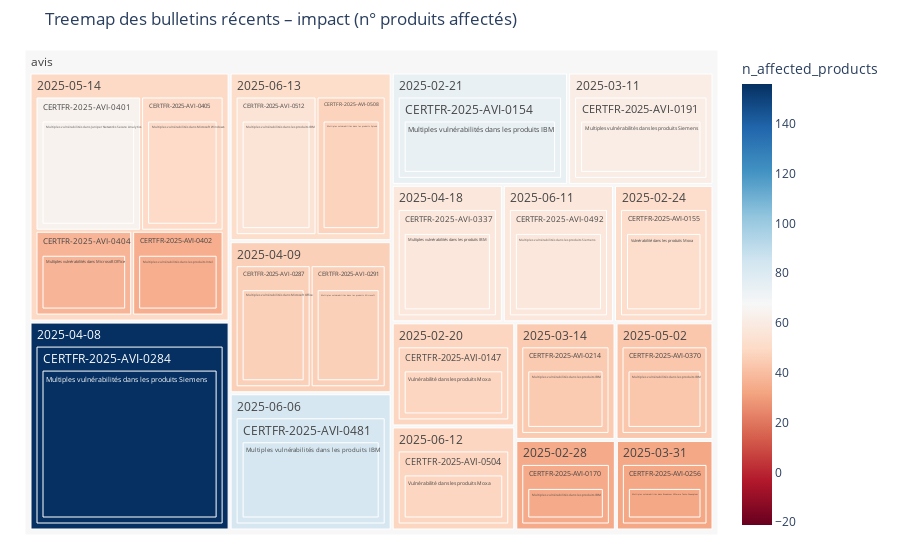

Here is the notebook cell this chart was saved with:
### Markdown cell above
### Treemap des Bulletins, classé par type, date et nombre de produits affectés :

L'objectif de cette représentation est de dénicher les bulletins avec un impact "massifs", parfois sous-estimés, à travers l'évaluation du nombre de produits touchés par une vulnérabilité.

### Code cell
# ───────────── On part de df_publi ─────────────
df = df_publi.copy()

# ───────────── 1) Date limite ─────────────
date_limite = pd.Timestamp.now() - pd.DateOffset(months=4)

# ───────────── 2) Nombre de produits distincts PAR BULLETIN ─────────────
# (on considère ici la colonne 'produit' ; on pouvait aussi utiliser 'vendor_std' ou
# un couple (vendor_std, produit) si plusieurs produits par même éditeur)
df["n_affected_products"] = (
    df.groupby("id_anssi")["produit"]
      .transform("nunique")
)

# ───────────── 3) Une ligne par bulletin ─────────────
bulletins = (
    df[["type", "id_anssi", "date", "titre", "n_affected_products", "cvss_score", "epss_score"]]
      .drop_duplicates(subset=["id_anssi"])
)

# ───────────── 4) Top 200 bulletins les plus impactants ─────────────
top200 = bulletins.nlargest(200, "n_affected_products")

# ───────────── 5) Seuls les bulletins récents (derniers 4 mois) ─────────────
recent = top200[top200["date"] >= date_limite]

# ───────────── 6) Préparation des données pour la treemap ─────────────
treemap_data = (
    recent
      .sort_values("n_affected_products", ascending=False)
      .reset_index(drop=True)
)

# calcul du midpoint pour la palette
mid = np.average(
    treemap_data["n_affected_products"],
    weights=treemap_data["n_affected_products"]
)

# ───────────── 7) Tracé avec Plotly Express ─────────────
fig = px.treemap(
    treemap_data,
    path=["type", "date", "id_anssi", "titre"],
    values="n_affected_products",
    color="n_affected_products",
    color_continuous_scale="RdBu",
    color_continuous_midpoint=mid,
    title="Treemap des bulletins récents – impact (n° produits affectés)"
)

fig.update_layout(margin=dict(t=50, l=25, r=25, b=25))
fig.show()

# Trouver le bulletin avec le plus grand nombre de produits affectés
bulletin_max_impact = treemap_data.loc[treemap_data['n_affected_products'].idxmax()]

# Afficher les informations du bulletin de manière plus lisible
print("Bulletin avec le plus grand impact :")
print(f"Type : {bulletin_max_impact['type']}")
print(f"ID ANSSI : {bulletin_max_impact['id_anssi']}")
print(f"Date : {bulletin_max_impact['date'].strftime('%Y-%m-%d')}")
print(f"Titre : {bulletin_max_impact['titre']}")
print(f"Nombre de produits affectés : {bulletin_max_impact['n_affected_products']}")
print(f"Score CVSS : {bulletin_max_impact['cvss_score'] if not pd.isna(bulletin_max_impact['cvss_score']) else 'Non disponible'}")
print(f"Score EPSS : {bulletin_max_impact['epss_score'] if not pd.isna(bulletin_max_impact['epss_score']) else 'Non disponible'}")

### Figure 1 — Plotly figure (JSON) as saved in the notebook; plotly's stock layout.template omitted (floating-point values rounded to 4 significant figures)
{"data": [{"branchvalues": "total", "customdata": [[33], [64], [46], [37], [50], [74], [34], [44], [57], [43], [83], [55], [35], [46], [61], [156], [57], [47], [48], [51], [48], [48], [74], [51], [34], [61], [44], [33], [156], [46], [46], [57], [43], [64], [35], [37], [50], [83], [57], [48], [47], [55], [48], [74], [51], [34], [61], [44], [33], [156], [46], [57], [43], [49.41], [83], [57], [48], [51.31], [67.42]], "domain": {"x": [0, 1], "y": [0, 1]}, "hovertemplate": "labels=%{label}<br>n_affected_products_sum=%{value}<br>parent=%{parent}<br>id=%{id}<br>n_affected_products=%{color}<extra></extra>", "ids": ["avis/2025-03-31/CERTFR-2025-AVI-0256/Multiples vulnérabilités dans Broadcom VMware Tanzu Greenplum", "avis/2025-05-14/CERTFR-2025-AVI-0401/Multiples vulnérabilités dans Juniper Networks Secure Analytics", "avis/2025-04-09/CERTFR-2025-AVI-0287/Multiples vulnérabilités dans Microsoft Office", "avis/2025-05-14/CERTFR-2025-AVI-0404/Multiples vulnérabilités dans Microsoft Office", "avis/2025-05-14/CERTFR-2025-AVI-0405/Multiples vulnérabilités dans Microsoft Windows", "avis/2025-02-21/CERTFR-2025-AVI-0154/Multiples vulnérabilités dans les produits IBM", "avis/2025-02-28/CERTFR-2025-AVI-0170/Multiples vulnérabilités dans les produits IBM", "avis/2025-03-14/CERTFR-2025-AVI-0214/Multiples vulnérabilités dans les produits IBM", "avis/2025-04-18/CERTFR-2025-AVI-0337/Multiples vulnérabilités dans les produits IBM", "avis/2025-05-02/CERTFR-2025-AVI-0370/Multiples vulnérabilités dans les produits IBM", "avis/2025-06-06/CERTFR-2025-AVI-0481/Multiples vulnérabilités dans les produits IBM", "avis/2025-06-13/CERTFR-2025-AVI-0512/Multiples vulnérabilités dans les produits IBM", "avis/2025-05-14/CERTFR-2025-AVI-0402/Multiples vulnérabilités dans les produits Intel", "avis/2025-04-09/CERTFR-2025-AVI-0291/Multiples vulnérabilités dans les produits Microsoft", "avis/2025-03-11/CERTFR-2025-AVI-0191/Multiples vulnérabilités dans les produits Siemens", "avis/2025-04-08/CERTFR-2025-AVI-0284/Multiples vulnérabilités dans les produits Siemens", "avis/2025-06-11/CERTFR-2025-AVI-0492/Multiples vulnérabilités dans les produits Siemens", "avis/2025-06-13/CERTFR-2025-AVI-0508/Multiples vulnérabilités dans les produits Splunk", "avis/2025-02-20/CERTFR-2025-AVI-0147/Vulnérabilité dans les produits Moxa", "avis/2025-02-24/CERTFR-2025-AVI-0155/Vulnérabilité dans les produits Moxa", "avis/2025-06-12/CERTFR-2025-AVI-0504/Vulnérabilité dans les produits Moxa", "avis/2025-02-20/CERTFR-2025-AVI-0147", "avis/2025-02-21/CERTFR-2025-AVI-0154", "avis/2025-02-24/CERTFR-2025-AVI-0155", "avis/2025-02-28/CERTFR-2025-AVI-0170", "avis/2025-03-11/CERTFR-2025-AVI-0191", "avis/2025-03-14/CERTFR-2025-AVI-0214", "avis/2025-03-31/CERTFR-2025-AVI-0256", "avis/2025-04-08/CERTFR-2025-AVI-0284", "avis/2025-04-09/CERTFR-2025-AVI-0287", "avis/2025-04-09/CERTFR-2025-AVI-0291", "avis/2025-04-18/CERTFR-2025-AVI-0337", "avis/2025-05-02/CERTFR-2025-AVI-0370", "avis/2025-05-14/CERTFR-2025-AVI-0401", "avis/2025-05-14/CERTFR-2025-AVI-0402", "avis/2025-05-14/CERTFR-2025-AVI-0404", "avis/2025-05-14/CERTFR-2025-AVI-0405", "avis/2025-06-06/CERTFR-2025-AVI-0481", "avis/2025-06-11/CERTFR-2025-AVI-0492", "avis/2025-06-12/CERTFR-2025-AVI-0504", "avis/2025-06-13/CERTFR-2025-AVI-0508", "avis/2025-06-13/CERTFR-2025-AVI-0512", "avis/2025-02-20", "avis/2025-02-21", "avis/2025-02-24", "avis/2025-02-28", "avis/2025-03-11", "avis/2025-03-14", "avis/2025-03-31", "avis/2025-04-08", "avis/2025-04-09", "avis/2025-04-18", "avis/2025-05-02", "avis/2025-05-14", "avis/2025-06-06", "avis/2025-06-11", "avis/2025-06-12", "avis/2025-06-13", "avis"], "labels": ["Multiples vulnérabilités dans Broadcom VMware Tanzu Greenplum", "Multiples vulnérabilités dans Juniper Networks Secure Analytics", "Multiples vulnérabilités dans Microsoft Office", "Multiples vulnérabilités dans Microsoft Office", "Multiples vulnérabilités dans Microsoft Windows", "Multiples vulnérabilités dans les produits IBM", "Multiples vulnérabilités dans les produits IBM", "Multiples vulnérabilités dans les produits IBM", "Multiples vulnérabilités dans les produits IBM", "Multiples vulnérabilités dans les produits IBM", "Multiples vulnérabilités dans les produits IBM", "Multiples vulnérabilités dans les produits IBM", "Multiples vulnérabilités dans les produits Intel", "Multiples vulnérabilités dans les produits Microsoft", "Multiples vulnérabilités dans les produits Siemens", "Multiples vulnérabilités dans les produits Siemens", "Multiples vulnérabilités dans les produits Siemens", "Multiples vulnérabilités dans les produits Splunk", "Vulnérabilité dans les produits Moxa", "Vulnérabilité dans les produits Moxa", "Vulnérabilité dans les produits Moxa", "CERTFR-2025-AVI-0147", "CERTFR-2025-AVI-0154", "CERTFR-2025-AVI-0155", "CERTFR-2025-AVI-0170", "CERTFR-2025-AVI-0191", "CERTFR-2025-AVI-0214", "CERTFR-2025-AVI-0256", "CERTFR-2025-AVI-0284", "CERTFR-2025-AVI-0287", "CERTFR-2025-AVI-0291", "CERTFR-2025-AVI-0337", "CERTFR-2025-AVI-0370", "CERTFR-2025-AVI-0401", "CERTFR-2025-AVI-0402", "CERTFR-2025-AVI-0404", "CERTFR-2025-AVI-0405", "CERTFR-2025-AVI-0481", "CERTFR-2025-AVI-0492", "CERTFR-2025-AVI-0504", "CERTFR-2025-AVI-0508", "CERTFR-2025-AVI-0512", "2025-02-20", "2025-02-21", "2025-02-24", "2025-02-28", "2025-03-11", "2025-03-14", "2025-03-31", "2025-04-08", "2025-04-09", "2025-04-18", "2025-05-02", "2025-05-14", "2025-06-06", "2025-06-11", "2025-06-12", "2025-06-13", "avis"], "marker": {"coloraxis": "coloraxis", "colors": [33, 64, 46, 37, 50, 74, 34, 44, 57, 43, 83, 55, 35, 46, 61, 156, 57, 47, 48, 51, 48, 48, 74, 51, 34, 61, 44, 33, 156, 46, 46, 57, 43, 64, 35, 37, 50, 83, 57, 48, 47, 55, 48, 74, 51, 34, 61, 44, 33, 156, 46, 57, 43, 49.41, 83, 57, 48, 51.31, 67.42]}, "name": "", "parents": ["avis/2025-03-31/CERTFR-2025-AVI-0256", "avis/2025-05-14/CERTFR-2025-AVI-0401", "avis/2025-04-09/CERTFR-2025-AVI-0287", "avis/2025-05-14/CERTFR-2025-AVI-0404", "avis/2025-05-14/CERTFR-2025-AVI-0405", "avis/2025-02-21/CERTFR-2025-AVI-0154", "avis/2025-02-28/CERTFR-2025-AVI-0170", "avis/2025-03-14/CERTFR-2025-AVI-0214", "avis/2025-04-18/CERTFR-2025-AVI-0337", "avis/2025-05-02/CERTFR-2025-AVI-0370", "avis/2025-06-06/CERTFR-2025-AVI-0481", "avis/2025-06-13/CERTFR-2025-AVI-0512", "avis/2025-05-14/CERTFR-2025-AVI-0402", "avis/2025-04-09/CERTFR-2025-AVI-0291", "avis/2025-03-11/CERTFR-2025-AVI-0191", "avis/2025-04-08/CERTFR-2025-AVI-0284", "avis/2025-06-11/CERTFR-2025-AVI-0492", "avis/2025-06-13/CERTFR-2025-AVI-0508", "avis/2025-02-20/CERTFR-2025-AVI-0147", "avis/2025-02-24/CERTFR-2025-AVI-0155", "avis/2025-06-12/CERTFR-2025-AVI-0504", "avis/2025-02-20", "avis/2025-02-21", "avis/2025-02-24", "avis/2025-02-28", "avis/2025-03-11", "avis/2025-03-14", "avis/2025-03-31", "avis/2025-04-08", "avis/2025-04-09", "avis/2025-04-09", "avis/2025-04-18", "avis/2025-05-02", "avis/2025-05-14", "avis/2025-05-14", "avis/2025-05-14", "avis/2025-05-14", "avis/2025-06-06", "avis/2025-06-11", "avis/2025-06-12", "avis/2025-06-13", "avis/2025-06-13", "avis", "avis", "avis", "avis", "avis", "avis", "avis", "avis", "avis", "avis", "avis", "avis", "avis", "avis", "avis", "avis", ""], "type": "treemap", "values": [33, 64, 46, 37, 50, 74, 34, 44, 57, 43, 83, 55, 35, 46, 61, 156, 57, 47, 48, 51, 48, 48, 74, 51, 34, 61, 44, 33, 156, 46, 46, 57, 43, 64, 35, 37, 50, 83, 57, 48, 47, 55, 48, 74, 51, 34, 61, 44, 33, 156, 92, 57, 43, 186, 83, 57, 48, 102, 1169]}], "layout": {"coloraxis": {"cmid": 67.42, "colorbar": {"title": {"text": "n_affected_products"}}, "colorscale": [[0, "rgb(103,0,31)"], [0.1, "rgb(178,24,43)"], [0.2, "rgb(214,96,77)"], [0.3, "rgb(244,165,130)"], [0.4, "rgb(253,219,199)"], [0.5, "rgb(247,247,247)"], [0.6, "rgb(209,229,240)"], [0.7, "rgb(146,197,222)"], [0.8, "rgb(67,147,195)"], [0.9, "rgb(33,102,172)"], [1, "rgb(5,48,97)"]]}, "legend": {"tracegroupgap": 0}, "margin": {"b": 25, "l": 25, "r": 25, "t": 50}, "title": {"text": "Treemap des bulletins récents – impact (n° produits affectés)"}}}
